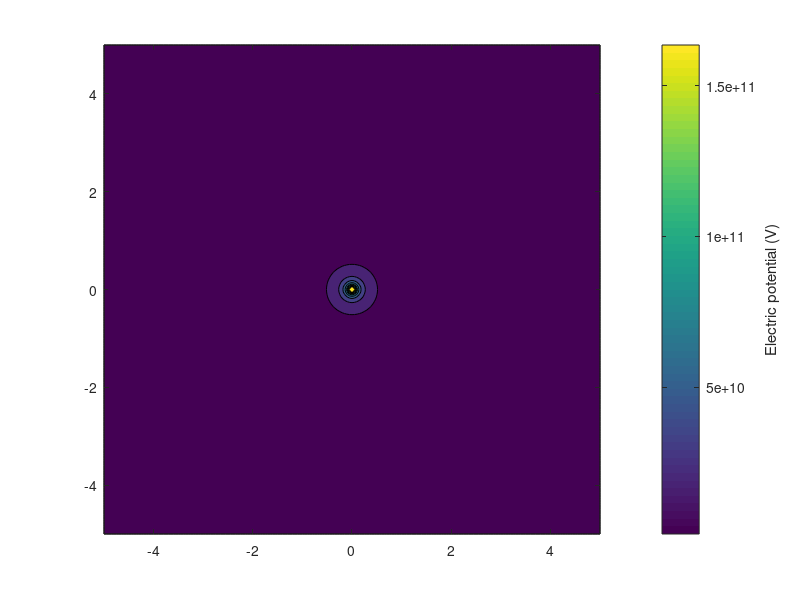

MATLAB code to generate this figure: (Note: this script raises an error after producing the figure.)
close all

k = 8.987E9; % Coulomb's constant
p = [0,0];
Q = [1];
[X,Y] = meshgrid(-5:0.05:5); % Create a grid of coordinates where V is to be calculated

V = zeros(size(X)); % Start with zero electric potential
for ii = 1:numel(Q) % Superpose the electric potential field of each charge
    V = V + k * Q(ii) ./ hypot(p(ii,1)-X, p(ii,2)-Y);
end

hContour = contourf(X,Y,V);
hColorbar = colorbar;
ylabel(hColorbar,'Electric potential (V)')

%hContour.LevelList = [0 quantile(V(:),10)];

[Ex,Ey] = gradient(V);
Ex = Ex.*-1;
Ey = Ey.*-1;
validColumns = all(isfinite(Ex) & isfinite(Ey)); % Ignore columns where E contains infinite values due to the point charges since streamslice can't handle them
hold on
hLines = streamslice(X(:,validColumns),Y(:,validColumns),Ex(:,validColumns),Ey(:,validColumns));
set(hLines,'Color','r');